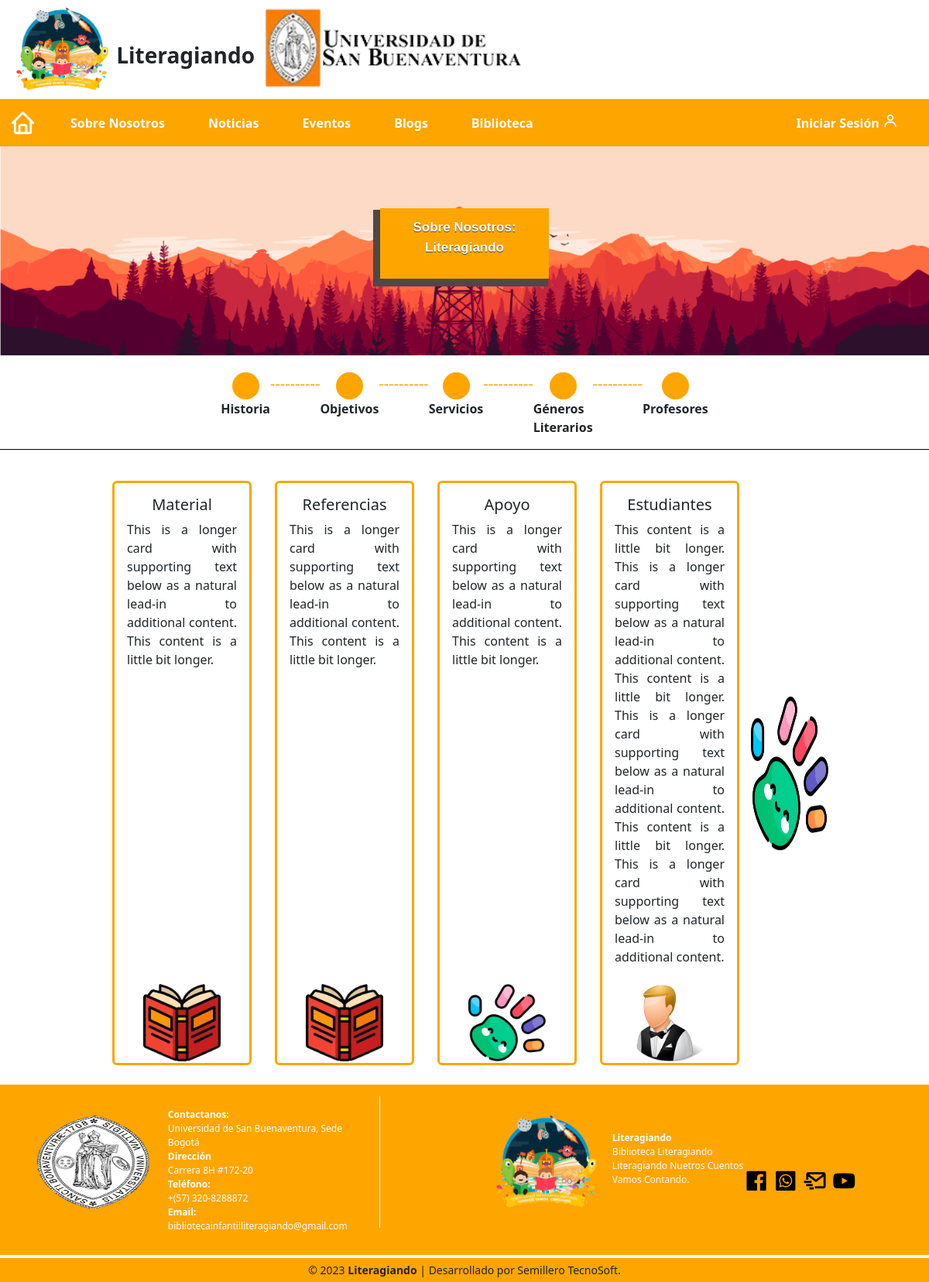
Page /Views/Home/TimeLine/servicios.php (signed in) on the committed database.
### tables this page shows
CREATE TABLE `sobrenosotros` (
  `id_sobre_nosotros` int(11) NOT NULL,
  `titulo_general` varchar(200) NOT NULL,
  `imagen` varchar(200) NOT NULL,
  `titulo_historia` varchar(100) NOT NULL,
  `detalle_historia` varchar(2000) NOT NULL
);

CREATE TABLE `servicios` (
  `id_servicios` int(11) NOT NULL,
  `tipo_servicios` varchar(200) NOT NULL,
  `detalle_servicio` varchar(1000) NOT NULL,
  `imagen` varchar(100) NOT NULL,
  `activo` tinyint(1) NOT NULL DEFAULT 1
);

### App/Controllers/HomeController.php (called while the page is built, shortened)
<?php
require_once (__DIR__ .'/../Models/HomeModel.php');
class HomeController extends HomeModel{
    private $eventModel;
    private $respuesta;
    public function __construct()
    {
        $this->eventModel = new HomeModel();
    }
    public function ObtenerSobre_nosotrosController()
    {
        try{
            $resultados = $this->eventModel->ObtenerSobre_nosotros();
            $this->respuesta = array(
                "state" => true,
                "sobre_nosotros" => $resultados
            );
        }catch (PDOException $pdoEx){
            $this->respuesta = array (
                "state" => false,
                "mensaje" => $pdoEx->getMessage()
            );
        }
        return $this->respuesta;
    }
    public function ObtenerServiciosController()
    {
        try{
            $resultados = $this->eventModel->ObteneServicios();
            $this->respuesta = array(
                "state" => true,
                "sobre_nosotros" => $resultados
            );
        }catch (PDOException $pdoEx){
            $this->respuesta = array (
                "state" => false,
                "mensaje" => $pdoEx->getMessage()
            );
        }
        return $this->respuesta;
    }
}
?>

### App/Models/Database.php (called while the page is built, shortened)
<?php
    class Database{
        private function conectar(){
            $basedatos = new PDO('mysql:host='.DB_HOST.':'.DB_PORT.';'.'dbname='.DB_DATABASE.';charset='.CHARSET.'',DB_USER,DB_PASS);
            return $basedatos;
        }
        public function EjecutarSPSinParams($consulta){
            try{
                $conexion = $this->conectar();
                $conexion->setAttribute(PDO::ATTR_ERRMODE, PDO::ERRMODE_EXCEPTION);
                $sentencia = $conexion->prepare($consulta);
                $sentencia->execute();
                $respuesta = $sentencia->fetchAll(PDO::FETCH_ASSOC);
                return $respuesta;
            }catch(PDOException $exception) {
                return $exception;
            }
        }
    }
?>

### App/Models/HomeModel.php (called while the page is built, shortened)
<?php
require_once (__DIR__ .'/../Models/Database.php');
class HomeModel {
    private $conexion;
    public function __construct()
    {
        $this->conexion = new Database();
    }
    public function ObtenerSobre_nosotros(){
        $consulta = "SELECT * FROM sobrenosotros";
        $respuesta = $this->conexion->EjecutarSPSinParams($consulta);
        return $respuesta;
    }
    public function ObteneServicios(){
        $consulta = "SELECT * FROM servicios";
        $respuesta = $this->conexion->EjecutarSPSinParams($consulta);
        return $respuesta;
    }
}
?>

### Views/Home/TimeLine/servicios.php (the view, shortened to what this page needs)
<?php
include '../header.php';
include 'timelineInfo.php';
$arrayDividido = $homeController->ObtenerServiciosController();
if($arrayDividido['state'] === true){
    $arrayDividido = $arrayDividido['sobre_nosotros'];
}
?>
<div class="container-servicios">
    <?php $i = 0;
    foreach($arrayDividido as $titulo){?>
        <div class="card h-100">
            <div class="card-body">
                <h5 class="card-title"><?php echo $titulo['tipo_servicios'];?></h5>
                <p class="card-text"><?php echo $titulo['detalle_servicio'];?></p>
            </div>
            <img src="<?php echo $titulo['imagen'];?>" class="card-img-top" alt="">
        </div>
    <?php  $i++;}?>
    <img src="/Literagiando/Resources/img/mano.png" class="card-img-top2" alt="">
    </div>
<?php include '../footer.php'; ?>

### Views/Home/TimeLine/timelineInfo.php
<?php
require_once (__DIR__ . '../../../../App/Controllers/HomeController.php');
$homeController = new HomeController();
$sobre_nosotros = $homeController->ObtenerSobre_nosotrosController();
if($sobre_nosotros['state']==true){
    $sobre_nosotros = $sobre_nosotros['sobre_nosotros'][0];}
?>
<div class="container-blog" style="background-image: url(<?php echo $sobre_nosotros['imagen'];?>);" >
<button id="btn-nosotros"><strong>Sobre Nosotros: <p><?php echo $sobre_nosotros['titulo_general'];?></p></strong></button>
</div>
<div class="line-time">
    <div class="item-nav">
        <div class="icon">
            <a href="../TimeLine/historia.php" id="btnHistoriaVideo"><i class="bi bi-circle-fill "></i></a>
        </div>
        <div class="title-icon">
            <Strong>Historia</Strong>
        </div>
    </div>
    <h5>----------</h5>
    <div class="item-nav">
        <div class="icon">
            <a href="../TimeLine/objetivos.php" id="btnObjetivoVideo"><i class="bi bi-circle-fill "></i></a>
        </div>
        <div class="title-icon">
            <Strong>Objetivos</Strong>
        </div>
    </div>
    <h5>----------</h5>
    <div class="item-nav">
        <div class="icon">
            <a href="../TimeLine/servicios.php" id="btnServiciosVideo"><i class="bi bi-circle-fill "></i></a>
        </div>
        <div class="title-icon">
            <Strong>Servicios</Strong>
        </div>
    </div>
    <h5>----------</h5>
    <div class="item-nav">
        <div class="icon">
            <a href="../TimeLine/generos_li.php" id="btnGenerosVideo"><i class="bi bi-circle-fill "></i></a>
        </div>
        <div class="title-icon">
            <Strong>Géneros <p>Literarios</p></Strong>
        </div>
    </div>
    <h5>----------</h5>
    <div class="item-nav">
        <div class="icon">
            <a href="../TimeLine/profesores.php" id="btnProfesorasVideo"><i class="bi bi-circle-fill "></i></a>
        </div>
        <div class="title-icon">
            <Strong>Profesores</Strong>
        </div>
    </div>
</div>

### Resources/css/home.css (style rules this page uses)
:root { --dark-text: #f8fbff; --light-body: #f3f8fe; --light-main: #fdfdfd; --light-second: #c3c2c8; --light-hover: #f0f0f0; --light-text: #151426; --light-btn: orange; --blue: #0000ff; --white: #fff; --shadow: rgba(100, 100, 111, 0.2) 0px 7px 29px 0px; }
* { margin: 0; padding: 0; box-sizing: border-box; font-family: 'Source Code Pro', monospace" }
.container-servicios { display: flex; justify-content: center; justify-items: center; margin-top: 40px; }
.container-servicios .h-100 { width: 15%; margin: 0 15px; border: 3px solid orange; height: auto!important; }
.container-servicios img { width: 100px; }
.container-servicios .card-body h5 { display: flex; justify-content: center; }
.container-servicios .card-body p { display: flex; justify-content: center; text-align: justify; }
.container-servicios .h-100 img { display: flex; justify-content: center; justify-items: center; margin-top: 5px; padding: 2px 0px; margin-left: 50%; transform: translateX(-50%); }
.card-img-top2 { margin-top: auto; margin-bottom: auto; display: block; height: 200px; }

### Resources/css/timeline.css (style rules this page uses)
* { margin: 0; padding: 0; box-sizing: border-box; font-family: 'Source Code Pro', monospace" }
.container-blog { display: flex; height: 270px; background-image: url(/Literagiando/Storage/img-home/niños.jpeg); justify-content: center; background-size: cover; background-position: center center; }
#btn-nosotros { box-shadow: -5px 6px 0px 4px #4e4848; background: orange; border:1px solid orange; display:inline-block; cursor:pointer; color:#ffffff; font-family:Arial; font-size:17px; padding:11px 41px; text-decoration:none; margin-top: 80px; text-shadow:0px 1px 0px #463f3e; position: absolute; z-index: 2; }
.line-time { display: flex; justify-content: center; justify-items: center; border-bottom: 1px solid black; }
.line-time .item-nav { margin-top: 12px; }
.line-time h5 { width: auto; color: orange; margin-top: 25px; }
.line-time .icon a { width: 35px; height: 35px; border: none; font-size: 15px; border-radius: 50%; text-align: center; background: orange; }
.line-time .icon { display: grid; place-items: center; margin-top: 10px; }
.line-time .bi-circle-fill { font-size: 25px; color: orange; }
.line-time .bi-circle-fill::before { content: "\f287"; vertical-align: -0.02em; }

### Resources/css/RegisterLog.css (style rules this page uses)
* { margin: 0; padding: 0; box-sizing: border-box; font-family: 'Source Code Pro', monospace" }

### rows in the picture
sobrenosotros: imagen (picture), titulo_general "Literagiando"
servicios: tipo_servicios "Material", detalle_servicio "This is a longer card with supporting text below as a natural lead-in to additional content. This content is a little bit longer.", imagen (picture)
servicios: tipo_servicios "Referencias", detalle_servicio "This is a longer card with supporting text below as a natural lead-in to additional content. This content is a little bit longer.", imagen (picture)
servicios: tipo_servicios "Apoyo", detalle_servicio "This is a longer card with supporting text below as a natural lead-in to additional content. This content is a little bit longer.", imagen (picture)
servicios: tipo_servicios "Estudiantes", detalle_servicio "This content is a little bit longer. This is a longer card with supporting text below as a natural lead-in to additional content. This content is a little bit longer. This is a longer card with supporting text below as a natural lead-in to additional content. This content is a little bit longer. This is a longer card with supporting text below as a natural lead-in to additional content.", imagen (picture)
